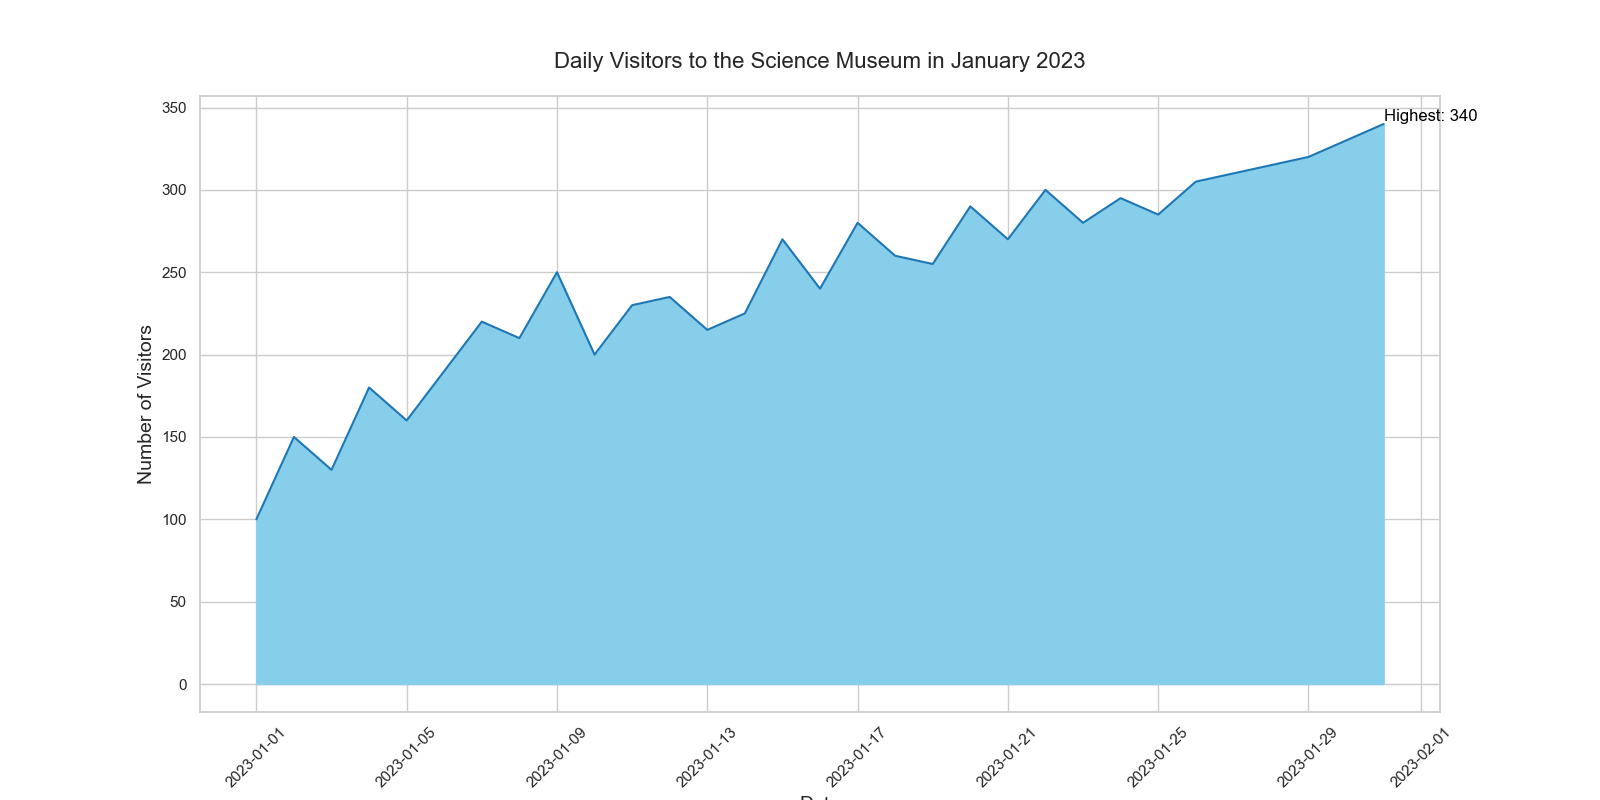

Write the Python code that produced this figure.

import seaborn as sns
import pandas as pd
import matplotlib.pyplot as plt

data = {
    'Date': ["2023-01-01", "2023-01-02", "2023-01-03", "2023-01-04", "2023-01-05",
             "2023-01-06", "2023-01-07", "2023-01-08", "2023-01-09", "2023-01-10",
             "2023-01-11", "2023-01-12", "2023-01-13", "2023-01-14", "2023-01-15",
             "2023-01-16", "2023-01-17", "2023-01-18", "2023-01-19", "2023-01-20",
             "2023-01-21", "2023-01-22", "2023-01-23", "2023-01-24", "2023-01-25",
             "2023-01-26", "2023-01-27", "2023-01-28", "2023-01-29", "2023-01-30",
             "2023-01-31"],
    'Visitors': [100, 150, 130, 180, 160, 190, 220, 210, 250, 200, 230, 235, 215, 225, 270,
                 240, 280, 260, 255, 290, 270, 300, 280, 295, 285, 305, 310, 315, 320, 330, 340]
}

df = pd.DataFrame(data)
df['Date'] = pd.to_datetime(df['Date'])

plt.figure(figsize=(16, 8))
sns.lineplot(data=df, x='Date', y='Visitors', color='#1f77b4')
plt.fill_between(df['Date'], df['Visitors'], color="#87ceeb")

plt.xticks(rotation=45)

highest_visitors_date = df.loc[df['Visitors'].idxmax(), 'Date']
highest_visitors = df['Visitors'].max()
plt.text(highest_visitors_date, highest_visitors, f'Highest: {highest_visitors}', ha='left', va='bottom', fontsize=12, color='black')

plt.title("Daily Visitors to the Science Museum in January 2023", fontsize=16, pad=20)
plt.xlabel("Date", fontsize=14)
plt.ylabel("Number of Visitors", fontsize=14)

plt.show()
